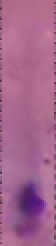
#> input picture Images/Tin/242.b0.1.20250108_frame0000198_obj_1.png, 28 x 123 px (shown 2 times larger); its folder holds only this picture in this run
$ jupyter execute --allow-errors main.ipynb   (older library calls are emulated)
#> lines starting #> are read from the running program, lines starting #| are printed output that depends on the picture; after the words box and inside, x2 and y2 are one past the last pixel; in counts of white or black regions, pixels touching at a corner belong together
<h1>Import</h1>

[cell 1]
import os
import cv2
import numpy as np
import pandas as pd
import matplotlib.pyplot as plt
from tqdm import tqdm

<h1>Load image dir</h1>

[cell 2]
img_folder_dir = "./Images/Tin"
list_img_name = os.listdir(img_folder_dir)
list_img_dir = []
for img_name in list_img_name:
    list_img_dir.append(os.path.join(img_folder_dir, img_name))

<h1>Define support functions</h1>

[cell 3]
def load_image(img_dir):
    return cv2.imread(img_dir)

def crop_edge(image, crop_x):
    # Get image dimensions
    if len(image.shape) == 3:
        height, width, _ = image.shape
    else:
        height, width = image.shape

    # Ensure X is not larger than half of width or height
    crop_x = min(crop_x, width // 2, height // 2)

    # Crop the image (remove X pixels from each edge)
    cropped_image = image[crop_x:height - crop_x, crop_x:width - crop_x]

    return cropped_image

def convert_gray(image):
    return cv2.cvtColor(image, cv2.COLOR_RGB2GRAY)

def convert_invert(image):
    return cv2.bitwise_not(image)

def adjust_bright(image, increase=1):
    mean_intensity_cv2 = cv2.mean(image)[0]
    bright = cv2.add(image, mean_intensity_cv2 * increase)
    return bright

def show_hist(image, title):
    hist = cv2.calcHist([image], [0], None, [256], [0, 256])
    plt.figure(figsize=(4, 3))
    plt.plot(hist, color='black')
    plt.title(title)
    plt.xlabel("Pixel Intensity")
    plt.ylabel("Frequency")
    plt.xlim([0, 256])
    plt.grid()
    plt.show()

<h1>Define filter based threahold</h1>
- <b><code>increase</code></b> parameter can be tuned

[cell 4]
def filter_threadhold(image, increase=1):
    mean_intensity_cv2 = cv2.mean(image)[0]
    mean_intensity_cv2 = min(mean_intensity_cv2 * increase, 255) #+10%
    _, thresh = cv2.threshold(image, mean_intensity_cv2, 255, cv2.THRESH_BINARY)
    filtered_image = np.where(image >= mean_intensity_cv2, image, 0).astype(np.uint8)
    return filtered_image

<h1>Define filter sobel to detect edge</h1>

[cell 5]
def filter_sobel(image, kernel):

    # Apply Sobel filter in X and Y direction
    sobel_x = cv2.Sobel(image, cv2.CV_64F, 1, 0, ksize=kernel)  # X-direction
    sobel_y = cv2.Sobel(image, cv2.CV_64F, 0, 1, ksize=kernel)  # Y-direction

    # Compute the gradient magnitude
    sobel_magnitude = np.sqrt(sobel_x**2 + sobel_y**2)
    sobel_magnitude = np.uint8(255 * sobel_magnitude / np.max(sobel_magnitude))  # Normalize

    return sobel_magnitude

<h1>Define function to find the largest area after apply Sobel filter</h1>

[cell 6]
def find_largest_area(image, image_threadhold):
    # Convert to binary image (thresholding)
    _, binary = cv2.threshold(image, 100, 255, cv2.THRESH_BINARY)

    # Find contours
    contours, _ = cv2.findContours(binary, cv2.RETR_EXTERNAL, cv2.CHAIN_APPROX_SIMPLE)

    # Select the largest contour
    largest_contour = max(contours, key=cv2.contourArea)

    # Create a mask for the largest contour
    mask = np.zeros_like(image)
    cv2.drawContours(mask, [largest_contour], -1, 255, thickness=cv2.FILLED)

    # # Apply mask on the original image
    # result = cv2.bitwise_and(image_threadhold, image_threadhold, mask=mask)

    return mask

<h1>Define function to apply the mask on image</h1>

[cell 7]
def mask_largest_area(image, largest_area, top_cut=False, color=(0,255,0)):
    # Set mask color (Red in BGR format)
    mask_colored = cv2.cvtColor(largest_area, cv2.COLOR_GRAY2BGR)
    mask_colored[np.where(largest_area == 255)] = color  # Red overlay

    mask_h = mask_colored.shape[0]
    aligned_mask = np.zeros_like(image, dtype=np.uint8)

    # Place the mask at the top (y=0) and keep the width the same
    if top_cut == None:
        aligned_mask[:, :, :] = mask_colored  # Copy the mask into the top part
    elif top_cut:
        aligned_mask[-mask_h:, :, :] = mask_colored
    else:
        aligned_mask[:mask_h, :, :] = mask_colored  # Copy the mask into the top part

    # Blend the mask and image (Alpha blending)
    alpha = 0.5  # Transparency factor
    overlay = cv2.addWeighted(image, 1, aligned_mask, alpha, 0)
    return overlay

<h1>Define function for bounding box (Find & Apply mask)</h1>

[cell 8]
def find_bbox_largest_area(largest_area):
    # Find contours in the mask
    contours, _ = cv2.findContours(largest_area, cv2.RETR_EXTERNAL, cv2.CHAIN_APPROX_SIMPLE)

    # Draw bounding rectangles around each detected object
    for cnt in contours:
        x, y, w, h = cv2.boundingRect(cnt)  # Get bounding box

    return [x, y, w, h]

def mask_bbox(masked_result, bbox_largest_area, cut_pixel=0, color=(0,255,0)):
    x, y, w, h = bbox_largest_area

    img_h, img_w, _ = masked_result.shape

    y = y + cut_pixel

    cv2.rectangle(masked_result, (x, y), (x + w, y + h), color, 1)  # Draw rectangle
    return masked_result

<h1>Define function to approximate caculate the length and area of Mask or Bounding box</h1>

[cell 9]
def cal_length_area(largest_area, bbox_largest_area, ratio):
    area = np.count_nonzero(largest_area)
    x, y, w, h = bbox_largest_area
    length = h * ratio
    return {
        "area": area,
        "length": length
    }

<h1>Main process</h1>

[cell 10]
length_area_liver = pd.DataFrame(columns=['img_dir','length','area'])
length_area_intestine = pd.DataFrame(columns=['img_dir','length','area'])

#> (a cell that did not finish here is left out)

#> in load_image, returned value is the input picture: shape (123, 28, 3); mean B, G, R 141, 101.4, 164.4
    image = crop_edge(image, 1)
    image_gray = convert_gray(image)
    image_invert = convert_invert(image_gray)
#> in convert_invert, `return cv2.bitwise_not(image)`:
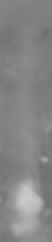
#> returned value: shape (121, 26) (shown 2 times larger); min 107, max 201, mean 133.6

    image_threadhold = filter_threadhold(image_invert, increase=1.2)
#> in filter_threadhold, `mean_intensity_cv2 = cv2.mean(image)[0]`: mean_intensity_cv2 = 133.6
#> in filter_threadhold, `mean_intensity_cv2 = min(mean_intensity_cv2 * increase, 255)`: mean_intensity_cv2 = 160.3
#> in filter_threadhold, `_, thresh = cv2.threshold(image, mean_intensity_cv2, 255, cv2.THRESH_B..`:
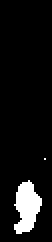
#> thresh: shape (121, 26) (shown 2 times larger); 7.8% white; 2 white regions (1 under 20 px), largest, box (x1, y1, x2, y2) and area: (7, 90, 21, 117) 245

    image_sobel = filter_sobel(image_threadhold, kernel=1)

    largest_area = find_largest_area(image_sobel, image_threadhold)
#> in find_largest_area, `_, binary = cv2.threshold(image, 100, 255, cv2.THRESH_BINARY)`:
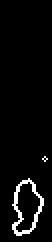
#> binary: shape (121, 26) (shown 2 times larger); 4.1% white in thin lines or dots, all inside (x1, y1, x2, y2) = (6, 78, 24, 118)
#> in find_largest_area, `contours, _ = cv2.findContours(binary, cv2.RETR_EXTERNAL, cv2.CHAIN_AP..`: contours = 2 contours, 1 with area under 20; largest, box (x1, y1, x2, y2) and area: (6, 89, 22, 118) 276
#> in find_largest_area, `largest_contour = max(contours, key=cv2.contourArea)`: largest_contour = contour of 33 points, box (x1, y1, x2, y2) (6, 89, 22, 118), area 276
#> in find_largest_area, `cv2.drawContours(mask, [largest_contour], -1, 255, thickness=cv2.FILLED)`: mask: shape (121, 26); 9.8% white; 1 white region

    bbox_largest_area = find_bbox_largest_area(largest_area)
#> in find_bbox_largest_area, `contours, _ = cv2.findContours(largest_area, cv2.RETR_EXTERNAL, cv2.CH..`: contours = 1 contour; box (x1, y1, x2, y2) and area: (6, 89, 22, 118) 276
#> the loop in find_bbox_largest_area, `for cnt in contours:` made 1 pass
#> (x, y, w, h) on pass 1: (6, 89, 16, 29)
#> `bbox_largest_area = find_bbox_largest_area(largest_area)`: bbox_largest_area = [6, 89, 16, 29]

    masked_result = mask_largest_area(image, largest_area, top_cut=None)
#> in mask_largest_area, `mask_colored = cv2.cvtColor(largest_area, cv2.COLOR_GRAY2BGR)`: mask_colored: shape (121, 26, 3); 9.8% white; 1 white region, box (x1, y1, x2, y2) and area: (6, 89, 22, 118) 309
#> in mask_largest_area, `mask_colored[np.where(largest_area == 255)] = color`: mask_colored: shape (121, 26, 3); mean B, G, R 0, 25, 0
    masked_result = mask_bbox(masked_result, bbox_largest_area)
#> in mask_bbox, `x, y, w, h = bbox_largest_area`: x = 6; y = 89; w = 16; h = 29
#> in mask_bbox, `cv2.rectangle(masked_result, (x, y), (x + w, y + h), color, 1)`:
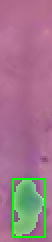
#> masked_result: shape (121, 26, 3) (shown 2 times larger); mean B, G, R 138.2, 118.8, 161.1

    length_pixel_ratio = 2 / max(image.shape) # 2cm / 100 pixel ~ 0.02cm per pixel

    info_length_area = cal_length_area(largest_area, bbox_largest_area, ratio=length_pixel_ratio)
#> in cal_length_area, `area = np.count_nonzero(largest_area)`: area = 309
#> in cal_length_area, `x, y, w, h = bbox_largest_area`: x = 6; y = 89; w = 16; h = 29
#> in cal_length_area, `length = h * ratio`: length = 0.479
#> `info_length_area = cal_length_area(largest_area, bbox_largest_area, ra..`: info_length_area = {'area': 309, 'length': 0.479}
#> `length_area_liver = pd.concat([length_area_liver, pd.DataFrame([{ "img..`: length_area_liver = table of 1 rows and 3 columns
#> `x, y, w, h = bbox_largest_area`: x = 6; y = 89; w = 16; h = 29
#> `image_cut = image_invert[:y, :]`:
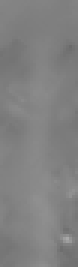
#> image_cut: shape (89, 26) (shown 3 times larger); min 107, max 168, mean 128.7

    length_area_liver = pd.concat([length_area_liver, pd.DataFrame([{
        "img_dir": img_dir,
        "length": info_length_area["length"],
        "area": info_length_area["area"]
    }])], ignore_index=True)


    # Get image height and width
    img_h, img_w = image_invert.shape  # (height, width, channels)
    top_cut = False
    cut_pixel = 0
    x, y, w, h = bbox_largest_area
    # Determine cropping based on bbox position
    if y + h / 2 < img_h / 2:
        # BBox is in the top half → Keep only the lower half (crop below bbox)
        image_cut = image_invert[y + h :, :]
        cut_pixel = y + h
        top_cut = True
    else:
        # BBox is in the lower half → Keep only the upper half (crop above bbox)
        image_cut = image_invert[:y, :]

    image_cut_threadhold = filter_threadhold(image_cut, increase=1.05)
#> in filter_threadhold (call 2), `_, thresh = cv2.threshold(image, mean_intensity_cv2, 255, cv2.THRESH_B..`: thresh: shape (89, 26); 11.7% white; 8 white regions (6 under 20 px), largest, box (x1, y1, x2, y2) and area: (9, 47, 19, 84) 204, (11, 27, 16, 34) 22
    image_cut_sobel = filter_sobel(image_cut_threadhold, kernel=1)
    cut_largest_area = find_largest_area(image_cut_sobel, image_threadhold)
#> in find_largest_area (call 2), `_, binary = cv2.threshold(image, 100, 255, cv2.THRESH_BINARY)`:
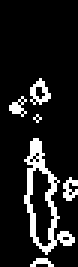
#> binary: shape (89, 26) (shown 3 times larger); 11.9% white in thin lines or dots, all inside (x1, y1, x2, y2) = (3, 26, 26, 89)
#> in find_largest_area (call 2), `contours, _ = cv2.findContours(binary, cv2.RETR_EXTERNAL, cv2.CHAIN_AP..`: contours = 6 contours, 4 with area under 20; largest, box (x1, y1, x2, y2) and area: (8, 46, 25, 85) 262, (10, 26, 17, 35) 30
#> in find_largest_area (call 2), `largest_contour = max(contours, key=cv2.contourArea)`: largest_contour = contour of 52 points, box (x1, y1, x2, y2) (8, 46, 25, 85), area 262
#> in find_largest_area (call 2), `cv2.drawContours(mask, [largest_contour], -1, 255, thickness=cv2.FILLED)`:
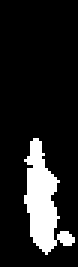
#> mask: shape (89, 26) (shown 3 times larger); 13.4% white; 1 white region
    cut_bbox_largest_area = find_bbox_largest_area(cut_largest_area)
#> in find_bbox_largest_area (call 2), `contours, _ = cv2.findContours(largest_area, cv2.RETR_EXTERNAL, cv2.CH..`: contours = 1 contour; box (x1, y1, x2, y2) and area: (8, 46, 25, 85) 262
#> the loop in find_bbox_largest_area (call 2), `for cnt in contours:` made 1 pass
#> (x, y, w, h) on pass 1: (8, 46, 17, 39)
#> `cut_bbox_largest_area = find_bbox_largest_area(cut_largest_area)`: cut_bbox_largest_area = [8, 46, 17, 39]

    cut_masked_result = mask_largest_area(masked_result, cut_largest_area, top_cut=top_cut, color=(255,0,0))
#> call 2 of mask_largest_area, with top_cut = False, color = (255, 0, 0)
#> in mask_largest_area (call 2), `mask_colored = cv2.cvtColor(largest_area, cv2.COLOR_GRAY2BGR)`: mask_colored: shape (89, 26, 3); 13.4% white; 1 white region, box (x1, y1, x2, y2) and area: (8, 46, 25, 85) 309
#> in mask_largest_area (call 2), `mask_colored[np.where(largest_area == 255)] = color`:
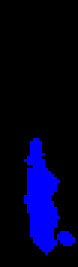
#> mask_colored: shape (89, 26, 3) (shown 3 times larger); mean B, G, R 34.1, 0, 0
#> in mask_largest_area (call 2), `overlay = cv2.addWeighted(image, 1, aligned_mask, alpha, 0)`:
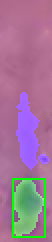
#> overlay: shape (121, 26, 3) (shown 2 times larger); mean B, G, R 149.7, 118.8, 161.1
    cut_masked_result = mask_bbox(cut_masked_result, cut_bbox_largest_area, cut_pixel=cut_pixel, color=(255,0,0))
#> call 2 of mask_bbox, with cut_pixel = 0, color = (255, 0, 0)
#> in mask_bbox (call 2), `x, y, w, h = bbox_largest_area`: x = 8; y = 46; w = 17; h = 39
#> in mask_bbox (call 2), `cv2.rectangle(masked_result, (x, y), (x + w, y + h), color, 1)`:
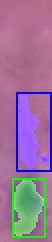
#> masked_result: shape (121, 26, 3) (shown 2 times larger); mean B, G, R 153.3, 114.9, 155

    cut_info_length_area = cal_length_area(cut_largest_area, cut_bbox_largest_area, ratio=length_pixel_ratio)
#> `cut_info_length_area = cal_length_area(cut_largest_area, cut_bbox_larg..`: cut_info_length_area = {'area': 309, 'length': 0.645}
#> `length_area_intestine = pd.concat([length_area_intestine, pd.DataFrame..`: length_area_intestine = table of 1 rows and 3 columns

    length_area_intestine = pd.concat([length_area_intestine, pd.DataFrame([{
        "img_dir": img_dir,
        "length": cut_info_length_area["length"],
        "area": cut_info_length_area["area"]
    }])], ignore_index=True)

    cv2.imwrite(os.path.join("./Images/Results", img_dir.split("/")[-1]), cut_masked_result)

    length_area_liver.to_csv('./Images/Results/length_area_liver.csv', index=False)
    length_area_intestine.to_csv('./Images/Results/length_area_intestine.csv', index=False)
    # break

$ run again, on Images/Tin/242.b0.1.20250108_frame0000198_obj_132.png
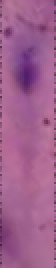
#> input picture Images/Tin/242.b0.1.20250108_frame0000198_obj_132.png, 28 x 134 px (shown 2 times larger)
#> in load_image, returned value is the input picture: shape (134, 28, 3); mean B, G, R 142.1, 95.9, 160.1
#> in filter_threadhold, `mean_intensity_cv2 = cv2.mean(image)[0]`: mean_intensity_cv2 = 137
#> in filter_threadhold, `mean_intensity_cv2 = min(mean_intensity_cv2 * increase, 255)`: mean_intensity_cv2 = 164.4
#> in filter_threadhold, `_, thresh = cv2.threshold(image, mean_intensity_cv2, 255, cv2.THRESH_B..`:
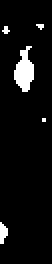
#> thresh: shape (132, 26) (shown 2 times larger); 5.8% white; 5 white regions (3 under 20 px), largest, box (x1, y1, x2, y2) and area: (7, 23, 17, 46) 145, (0, 111, 4, 122) 31
#> binary: shape (132, 26); 5.2% white in thin lines or dots, all inside (x1, y1, x2, y2) = (0, 11, 24, 123)
#> in find_largest_area, `contours, _ = cv2.findContours(binary, cv2.RETR_EXTERNAL, cv2.CHAIN_AP..`: contours = 5 contours, 4 with area under 20; largest, box (x1, y1, x2, y2) and area: (6, 22, 18, 47) 172
#> largest_contour = contour of 25 points, box (x1, y1, x2, y2) (6, 22, 18, 47), area 172
#> mask: shape (132, 26); 5.8% white; 1 white region
#> in find_bbox_largest_area, `contours, _ = cv2.findContours(largest_area, cv2.RETR_EXTERNAL, cv2.CH..`: contours = 1 contour; box (x1, y1, x2, y2) and area: (6, 22, 18, 47) 172
#> the loop in find_bbox_largest_area, `for cnt in contours:` made 1 pass
#> (x, y, w, h) on pass 1: (6, 22, 12, 25)
#> bbox_largest_area = [6, 22, 12, 25]
#> in mask_bbox, `x, y, w, h = bbox_largest_area`: x = 6; y = 22; w = 12; h = 25
#> masked_result: shape (132, 26, 3); mean B, G, R 140.6, 107.3, 158.3
#> area = 199
#> in cal_length_area, `x, y, w, h = bbox_largest_area`: x = 6; y = 22; w = 12; h = 25
#> length = 0.379
#> info_length_area = {'area': 199, 'length': 0.379}
#> length_area_liver = table of 1 rows and 3 columns
#> `x, y, w, h = bbox_largest_area`: x = 6; y = 22; w = 12; h = 25
#> cut_pixel = 47
#> thresh: shape (85, 26); 16.5% white; 12 white regions (9 under 20 px), largest, box (x1, y1, x2, y2) and area: (0, 57, 15, 85) 256, (9, 24, 16, 35) 44, (11, 12, 16, 19) 20
#> filtered_image: shape (85, 26)
#> sobel_x: shape (85, 26) float64
#> sobel_y: shape (85, 26) float64
#> binary: shape (85, 26); 12.4% white in thin lines or dots
#> in find_largest_area (call 2), `contours, _ = cv2.findContours(binary, cv2.RETR_EXTERNAL, cv2.CHAIN_AP..`: contours = 9 contours, 6 with area under 20; largest, box (x1, y1, x2, y2) and area: (8, 23, 17, 42) 62, (6, 6, 17, 20) 58, (0, 56, 16, 85) 45
#> mask: shape (85, 26); 3.8% white; 1 white region
#> in find_bbox_largest_area (call 2), `contours, _ = cv2.findContours(largest_area, cv2.RETR_EXTERNAL, cv2.CH..`: contours = 1 contour; box (x1, y1, x2, y2) and area: (8, 23, 17, 42) 62
#> the loop in find_bbox_largest_area (call 2), `for cnt in contours:` made 1 pass
#> (x, y, w, h) on pass 1: (8, 23, 9, 19)
#> cut_bbox_largest_area = [8, 23, 9, 19]
#> in mask_largest_area (call 2), `overlay = cv2.addWeighted(image, 1, aligned_mask, alpha, 0)`:
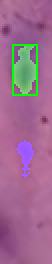
#> overlay: shape (132, 26, 3) (shown 2 times larger); mean B, G, R 143.4, 107.3, 158.3
#> cut_info_length_area = {'area': 84, 'length': 0.288}
#> length_area_intestine = table of 1 rows and 3 columns

$ run again, on Images/Tin/242.b0.1.20250108_frame0000198_obj_18.png
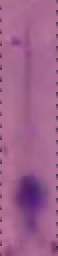
#> input picture Images/Tin/242.b0.1.20250108_frame0000198_obj_18.png, 29 x 128 px (shown 2 times larger)
#> in load_image, returned value is the input picture: shape (128, 29, 3); mean B, G, R 140.8, 98.3, 160.2
#> in filter_threadhold, `mean_intensity_cv2 = cv2.mean(image)[0]`: mean_intensity_cv2 = 136.5
#> in filter_threadhold, `mean_intensity_cv2 = min(mean_intensity_cv2 * increase, 255)`: mean_intensity_cv2 = 163.8
#> thresh: shape (126, 27); 7.4% white; 4 white regions (3 under 20 px), largest, box (x1, y1, x2, y2) and area: (7, 87, 21, 114) 240
#> binary: shape (126, 27); 4.3% white in thin lines or dots, all inside (x1, y1, x2, y2) = (2, 19, 27, 126)
#> in find_largest_area, `contours, _ = cv2.findContours(binary, cv2.RETR_EXTERNAL, cv2.CHAIN_AP..`: contours = 4 contours, 3 with area under 20; largest, box (x1, y1, x2, y2) and area: (6, 86, 22, 115) 270
#> largest_contour = contour of 33 points, box (x1, y1, x2, y2) (6, 86, 22, 115), area 270
#> mask: shape (126, 27); 8.9% white; 1 white region
#> in find_bbox_largest_area, `contours, _ = cv2.findContours(largest_area, cv2.RETR_EXTERNAL, cv2.CH..`: contours = 1 contour; box (x1, y1, x2, y2) and area: (6, 86, 22, 115) 270
#> the loop in find_bbox_largest_area, `for cnt in contours:` made 1 pass
#> (x, y, w, h) on pass 1: (6, 86, 16, 29)
#> bbox_largest_area = [6, 86, 16, 29]
#> in mask_bbox, `x, y, w, h = bbox_largest_area`: x = 6; y = 86; w = 16; h = 29
#> masked_result: shape (126, 27, 3); mean B, G, R 138, 113.7, 156.7
#> area = 302
#> in cal_length_area, `x, y, w, h = bbox_largest_area`: x = 6; y = 86; w = 16; h = 29
#> length = 0.46
#> info_length_area = {'area': 302, 'length': 0.46}
#> length_area_liver = table of 1 rows and 3 columns
#> `x, y, w, h = bbox_largest_area`: x = 6; y = 86; w = 16; h = 29
#> thresh: shape (86, 27); 16.6% white; 3 white regions (1 under 20 px), largest, box (x1, y1, x2, y2) and area: (4, 8, 17, 77) 333, (8, 80, 19, 86) 41
#> filtered_image: shape (86, 27)
#> sobel_x: shape (86, 27) float64
#> sobel_y: shape (86, 27) float64
#> binary: shape (86, 27); 15.3% white in thin lines or dots, all inside (x1, y1, x2, y2) = (0, 7, 20, 86)
#> in find_largest_area (call 2), `contours, _ = cv2.findContours(binary, cv2.RETR_EXTERNAL, cv2.CHAIN_AP..`: contours = 3 contours, 1 with area under 20; largest, box (x1, y1, x2, y2) and area: (3, 7, 18, 78) 412, (7, 79, 20, 86) 20
#> mask: shape (86, 27); 21.1% white; 1 white region
#> in find_bbox_largest_area (call 2), `contours, _ = cv2.findContours(largest_area, cv2.RETR_EXTERNAL, cv2.CH..`: contours = 1 contour; box (x1, y1, x2, y2) and area: (3, 7, 18, 78) 412
#> the loop in find_bbox_largest_area (call 2), `for cnt in contours:` made 1 pass
#> (x, y, w, h) on pass 1: (3, 7, 15, 71)
#> cut_bbox_largest_area = [3, 7, 15, 71]
#> in mask_bbox (call 2), `x, y, w, h = bbox_largest_area`: x = 3; y = 7; w = 15; h = 71
#> in mask_bbox (call 2), `cv2.rectangle(masked_result, (x, y), (x + w, y + h), color, 1)`:
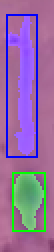
#> masked_result: shape (126, 27, 3) (shown 2 times larger); mean B, G, R 160.3, 108.3, 148.1
#> cut_info_length_area = {'area': 489, 'length': 1.13}
#> length_area_intestine = table of 1 rows and 3 columns
